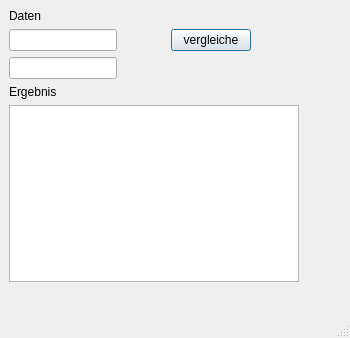
<?xml version="1.0" encoding="UTF-8"?>
<ui version="4.0">
 <class>MainWindow</class>
 <widget class="QMainWindow" name="MainWindow">
  <property name="geometry">
   <rect>
    <x>0</x>
    <y>0</y>
    <width>350</width>
    <height>338</height>
   </rect>
  </property>
  <property name="windowTitle">
   <string>MainWindow</string>
  </property>
  <widget class="QWidget" name="centralwidget">
   <layout class="QGridLayout" name="gridLayout_2">
    <item row="3" column="3">
     <spacer name="horizontalSpacer_2">
      <property name="orientation">
       <enum>Qt::Horizontal</enum>
      </property>
      <property name="sizeHint" stdset="0">
       <size>
        <width>40</width>
        <height>20</height>
       </size>
      </property>
     </spacer>
    </item>
    <item row="4" column="0">
     <widget class="QLineEdit" name="le_input2"/>
    </item>
    <item row="0" column="0">
     <widget class="QLabel" name="lbl_input">
      <property name="text">
       <string>Daten</string>
      </property>
     </widget>
    </item>
    <item row="8" column="0" colspan="4">
     <widget class="QTextBrowser" name="tb_result">
      <property name="enabled">
       <bool>true</bool>
      </property>
     </widget>
    </item>
    <item row="3" column="2">
     <widget class="QPushButton" name="pb_vergleiche">
      <property name="text">
       <string>vergleiche</string>
      </property>
      <property name="autoDefault">
       <bool>false</bool>
      </property>
      <property name="default">
       <bool>true</bool>
      </property>
      <property name="flat">
       <bool>false</bool>
      </property>
     </widget>
    </item>
    <item row="9" column="0">
     <spacer name="verticalSpacer">
      <property name="orientation">
       <enum>Qt::Vertical</enum>
      </property>
      <property name="sizeHint" stdset="0">
       <size>
        <width>20</width>
        <height>40</height>
       </size>
      </property>
     </spacer>
    </item>
    <item row="8" column="4">
     <spacer name="horizontalSpacer_3">
      <property name="orientation">
       <enum>Qt::Horizontal</enum>
      </property>
      <property name="sizeHint" stdset="0">
       <size>
        <width>40</width>
        <height>20</height>
       </size>
      </property>
     </spacer>
    </item>
    <item row="3" column="1">
     <spacer name="horizontalSpacer">
      <property name="orientation">
       <enum>Qt::Horizontal</enum>
      </property>
      <property name="sizeHint" stdset="0">
       <size>
        <width>40</width>
        <height>20</height>
       </size>
      </property>
     </spacer>
    </item>
    <item row="3" column="0">
     <widget class="QLineEdit" name="le_input1"/>
    </item>
    <item row="7" column="0" colspan="3">
     <widget class="QLabel" name="lbl_ergebnis">
      <property name="text">
       <string>Ergebnis</string>
      </property>
     </widget>
    </item>
   </layout>
  </widget>
  <widget class="QStatusBar" name="statusbar"/>
 </widget>
 <resources/>
 <connections/>
</ui>
